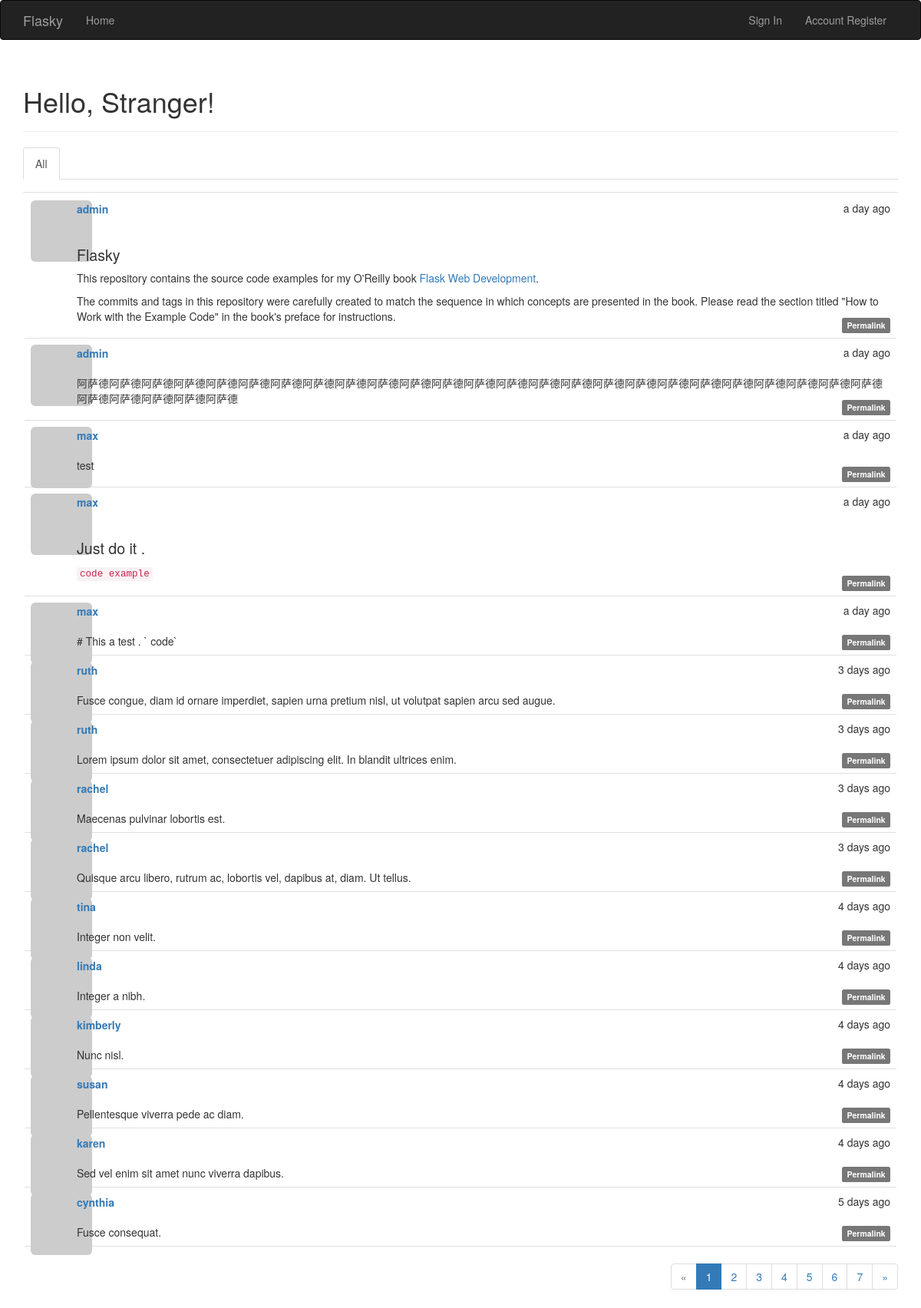
Before: / with the older database file.
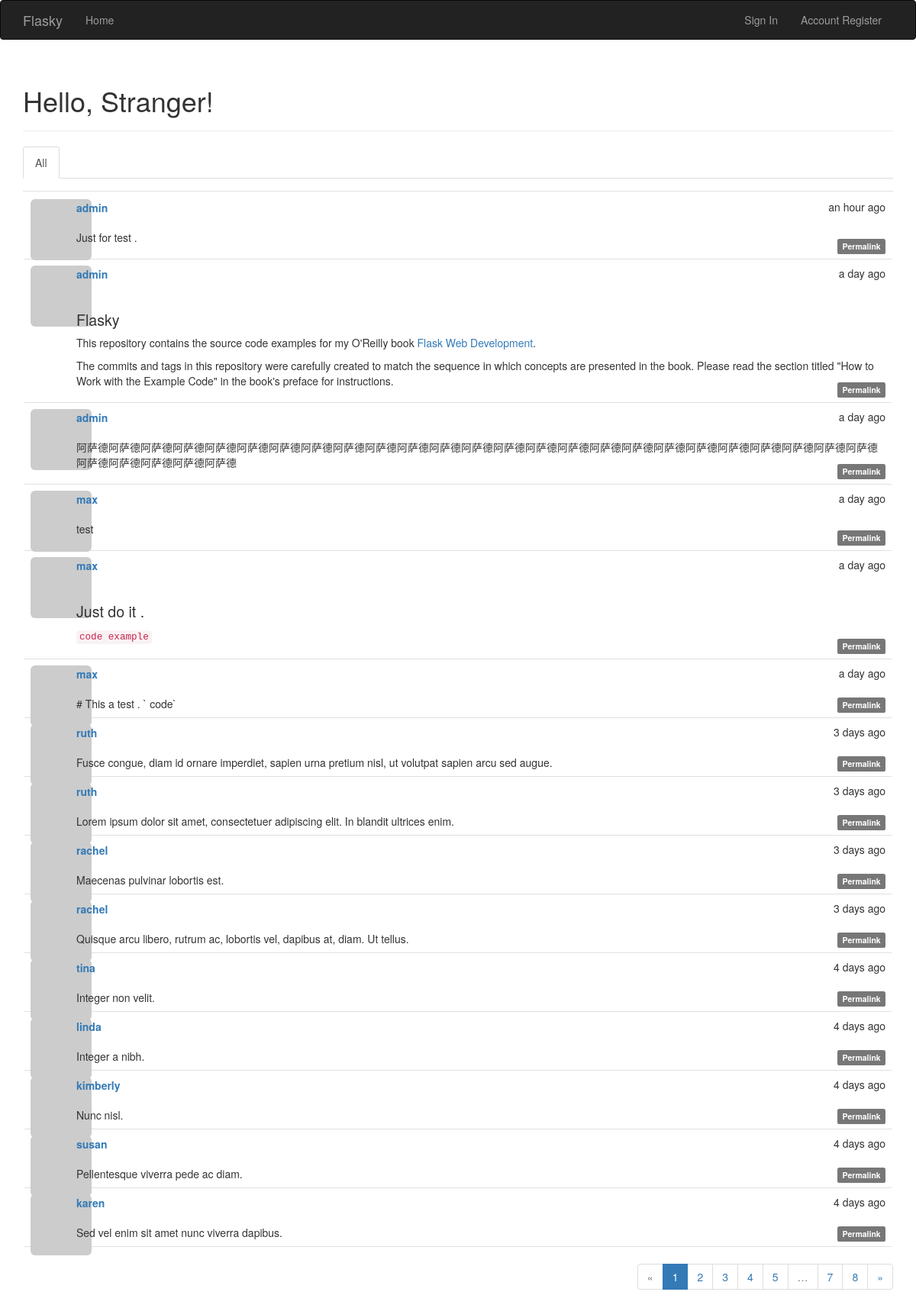
After: the same page with the newer database file.
### app/models.py (models this page shows, shortened)
class Post(db.Model):
    __tablename__ = 'posts'
    id = db.Column(db.Integer, primary_key=True)
    body = db.Column(db.Text)
    timestamp = db.Column(db.DateTime, default=datetime.utcnow, index=True)
    author_id = db.Column(db.Integer, db.ForeignKey('users.id'))
    body_html = db.Column(db.Text)

class User(UserMixin, db.Model):
    __tablename__ = 'users'
    id = db.Column(db.Integer, primary_key=True)
    email = db.Column(db.String(64), unique=True, index=True)
    username = db.Column(db.String(64), unique=True, index=True)
    role_id = db.Column(db.Integer, db.ForeignKey('roles.id'))
    password_hash = db.Column(db.String(128))
    confirmed = db.Column(db.Boolean, default=False)
    name = db.Column(db.String(64))
    location = db.Column(db.String(64))
    about_me = db.Column(db.Text())
    member_since = db.Column(db.DateTime, default=datetime.utcnow)
    last_seen = db.Column(db.DateTime, default=datetime.utcnow)
    avatar_hash = db.Column(db.String(32))
    posts = db.relationship('Post', backref='author', lazy='dynamic')
    followed = db.relationship('Follow', foreign_keys=[Follow.follower_id],
                               backref=db.backref('follower', lazy='joined'),
                               lazy='dynamic', cascade='all, delete-orphan')
    followers = db.relationship('Follow', foreign_keys=[Follow.followed_id],
                                backref=db.backref('followed', lazy='joined'),
                                lazy='dynamic', cascade='all, delete-orphan')
    def gravatar(self, size=100, default='identicon', rating='g'):
        if request.is_secure:
            url = 'http://en.gravatar.com/avatar/'
        else:
            url = 'http://en.gravatar.com/avatar/'
        hash = self.avatar_hash or hashlib.md5(self.email.encode('utf-8')).hexdigest()
        return '{url}/{hash}?s={size}&d={default}&r={rating}'.format(
            url=url, hash=hash, size=size, default=default, rating=rating)
    @property
    def password(self):
        raise AttributeError('password is not a readable attribute')

### app/main/views.py (the view)
@main.route('/', methods=['POST', 'GET'])
def index():
    form = PostForm()
    if current_user.can(Permission.WRITE_ARTICLES) and form.validate_on_submit():
        post = Post(body=form.body.data, author=current_user._get_current_object())
        db.session.add(post)
        return redirect(url_for('main.index'))
    show_followed = False
    page = request.args.get('page', 1, type=int)
    if current_user.is_authenticated:
        show_followed = bool(request.cookies.get('show_followed', ''))
    if show_followed:
        query = current_user.followed_posts
    else:
        query = Post.query
    pagination = query.order_by(Post.timestamp.desc()).paginate(
        page, per_page=current_app.config['FLASKY_POSTS_PER_PAGE'],
        error_out=False)
    posts = pagination.items
    return render_template('index.html', form=form, posts=posts, pagination=pagination,
                           show_followed=show_followed)

### app/auth/views.py (called while the page is built)
@auth.before_app_request
def before_request():
    if current_user.is_authenticated:
        current_user.ping()
        if not current_user.confirmed and request.endpoint[:5] != 'auth.':
            return redirect(url_for('auth.unconfirmed'))

### app/main/__init__.py (called while the page is built)
@main.app_context_processor
def inject_permissions():
    return dict(Permission=Permission)

### app/models.py (called while the page is built)
    def can(self, permissions):
        return False

    def is_administrator(selfs):
        return False

### app/templates/index.html (shortened to what this page needs)
{% extends "base.html" %}
{% import "bootstrap/wtf.html" as wtf %}
{% import "_macros.html" as macros %}
{% block page_content %}
<div class="page-header">
    <h1>Hello, {% if current_user.is_authenticated %}{{ current_user.username }}{% else %}Stranger{% endif %}!</h1>
</div>
<div class="post-tabs">
    <ul class="nav nav-tabs">
        <li {% if not show_followed %} class="active"{% endif %}><a href="{{ url_for('.show_all') }}">All</a></li>
    </ul>
    {% include '_posts.html' %}
</div>
{% if pagination %}
<div class="pagination">
    {{ macros.pagination_widget(pagination, '.index') }}
</div>
{% endif %}
{% endblock %}

### app/templates/base.html (shortened to what this page needs)
{% extends "bootstrap/base.html" %}
{% block head %}
{{ super() }}
<link rel="stylesheet" type="text/css" href="{{ url_for('static', filename='styles.css') }}">
{% endblock %}
{% block navbar %}
<div class="navbar navbar-inverse" role="navigation">
<div class="container">
<div class="navbar-header">
<a class="navbar-brand" href="/">Flasky</a>
</div>
<div class="navbar-collapse collapse">
<ul class="nav navbar-nav">
<li><a href="/">Home</a></li>
</ul>
<ul class="nav navbar-nav navbar-right">
{% if current_user.is_authenticated %}
    <li><a href="{{ url_for('auth.logout') }}">Sign Out</a></li>
    <li><a href="{{ url_for('auth.register') }}">Account Register</a> </li>
    <li><a href="{{ url_for('auth.change_password') }}">Change Password</a> </li>
    <li><a href="{{ url_for('auth.change_mail_addr') }}">Change Email</a></li>
    <li><img class="img-rounded profile-thumbnail" src="{{ current_user.gravatar() }} "
            style="height: 35px;margin-top: 8px;"></li>
{% else %}
    <li><a href="{{ url_for('auth.login') }}">Sign In</a></li>
    <li><a href="{{ url_for('auth.register') }}">Account Register</a> </li>
{% endif %}
</ul>
</div>
</div>
</div>
{% endblock %}
{% block content %}
<div class="container">
{% block page_content %}{% endblock %}
</div>
{% endblock %}

### app/templates/_macros.html
{% macro pagination_widget(pagination, endpoint) %}
<ul class="pagination">
<li {% if not pagination.has_prev %} class="disabled"{% endif %}>
<a href="{% if pagination.has_prev %}{{ url_for(endpoint,
page = pagination.page - 1, **kwargs) }}{% else %}#{% endif %}">
&laquo;
</a>
</li>
{% for p in pagination.iter_pages() %}
{% if p %}
{% if p == pagination.page %}
<li class="active">
<a href="{{ url_for(endpoint, page = p, **kwargs) }}">{{ p }}</a>
</li>
{% else %}
<li>
<a href="{{ url_for(endpoint, page = p, **kwargs) }}">{{ p }}</a>
</li>
{% endif %}
{% else %}
<li class="disabled"><a href="#">&hellip;</a></li>
{% endif %}
{% endfor %}
<li {% if not pagination.has_next %} class="disabled"{% endif %}>
<a href="{% if pagination.has_next %}{{ url_for(endpoint,
page = pagination.page + 1, **kwargs) }}{% else %}#{% endif %}">
&raquo;
</a>
</li>
</ul>
{% endmacro %}

### app/templates/_posts.html (shortened to what this page needs)
<ul class="posts">
{% for post in posts %}
<li class="post">
<div class="profile-thumbnail">
<a href="{{ url_for('.user', username=post.author.username) }}">
<img class="img-rounded profile-thumbnail"
src="{{ post.author.gravatar(size=48) }}">
</a>
</div>
<div class="post-date">{{ moment(post.timestamp).fromNow() }}</div>
<div class="post-author">
<a href="{{ url_for('.user', username=post.author.username) }}">
{{ post.author.username }}
</a>
</div>
<div class="post-body">
    {% if post.body_html %}
        {{ post.body_html|safe }}
    {% else %}
        {{ post.body }}
    {% endif %}
</div>
<div class="post-footer">
    <a href="{{ url_for('main.post', id=post.id) }}">
        <span class="label label-default">Permalink</span>
    </a>
</div>
</li>
{% endfor %}
</ul>

### app/static/styles.css (style rules this page uses)
.profile-thumbnail { position: absolute; }
ul.posts { list-style-type: none; padding: 2px; margin: 16px 0px 0px 0px; border-top: 1px solid #e0e0e0; }
ul.posts li.post { padding: 8px; border-bottom: 1px solid #e0e0e0; }
div.post-date { float: right; }
div.post-author { font-weight: bold; position:relative; left:60px; top: 1px; }
div.post-body { position:relative; left: 60px; top: 20px; margin-right : 60px }
div.post-footer { position:relative; text-align: right; }
div.pagination { width: 100%; text-align: right; padding: 0px; margin: 0px; }
.post-body h1 { font-size: 140%; }

Changed rows visible on the page:
no longer on this page (row unchanged): Post: timestamp "5 days ago", author.username "cynthia", body "Fusce consequat."
added Post: timestamp "an hour ago", author.username "admin", body_html "Just for test ."
Other visible differences:
new list line: "8"
list line gone: "6"
